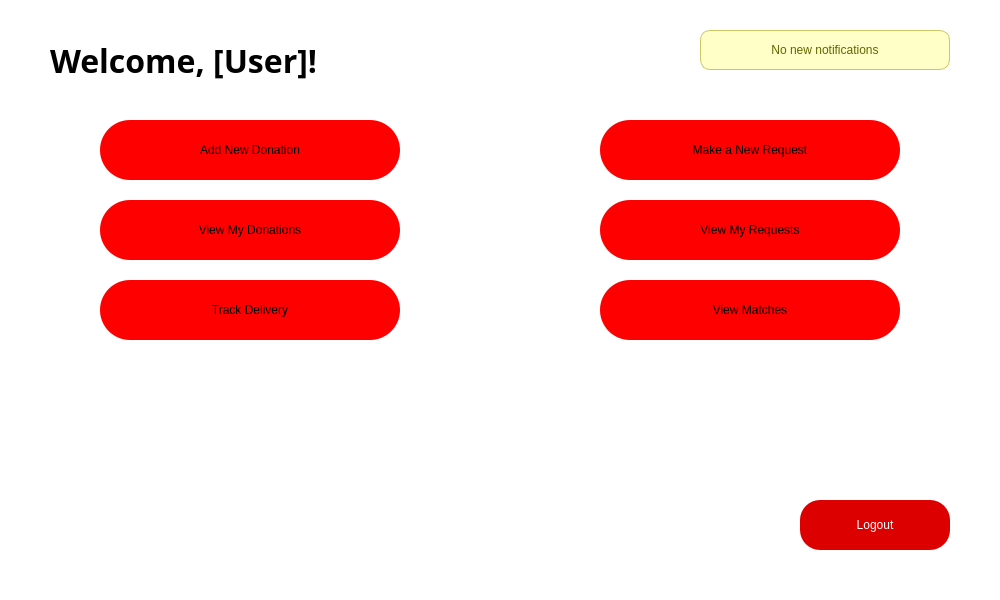
<?xml version="1.0" encoding="UTF-8"?>
<ui version="4.0">
 <class>DashboardWindow</class>
 <widget class="QDialog" name="DashboardWindow">
  <property name="geometry">
   <rect>
    <x>0</x>
    <y>0</y>
    <width>1000</width>
    <height>600</height>
   </rect>
  </property>
  <property name="windowTitle">
   <string>CharityLink Dashboard</string>
  </property>
  <property name="styleSheet">
   <string notr="true">background-color: rgb(255, 255, 255);</string>
  </property>
  <widget class="QLabel" name="welcomeLabel">
   <property name="geometry">
    <rect>
     <x>50</x>
     <y>30</y>
     <width>900</width>
     <height>60</height>
    </rect>
   </property>
   <property name="font">
    <font>
     <family>Open Sans</family>
     <pointsize>24</pointsize>
     <bold>true</bold>
    </font>
   </property>
   <property name="styleSheet">
    <string notr="true">background-color: rgb(255, 255, 255);
color: rgb(0, 0, 0);</string>
   </property>
   <property name="text">
    <string>Welcome, [User]!</string>
   </property>
  </widget>
  <widget class="QPushButton" name="addDonationButton">
   <property name="geometry">
    <rect>
     <x>100</x>
     <y>120</y>
     <width>300</width>
     <height>60</height>
    </rect>
   </property>
   <property name="cursor">
    <cursorShape>PointingHandCursor</cursorShape>
   </property>
   <property name="styleSheet">
    <string notr="true">border-radius: 30px;
font: 700 18pt "Open Sans";
background-color: red;
color: rgb(0, 0, 0);</string>
   </property>
   <property name="text">
    <string>Add New Donation</string>
   </property>
  </widget>
  <widget class="QPushButton" name="viewDonationsButton">
   <property name="geometry">
    <rect>
     <x>100</x>
     <y>200</y>
     <width>300</width>
     <height>60</height>
    </rect>
   </property>
   <property name="cursor">
    <cursorShape>PointingHandCursor</cursorShape>
   </property>
   <property name="styleSheet">
    <string notr="true">border-radius: 30px;
font: 700 18pt "Open Sans";
background-color: red;
color: rgb(0, 0, 0);</string>
   </property>
   <property name="text">
    <string>View My Donations</string>
   </property>
  </widget>
  <widget class="QPushButton" name="trackDeliveryButton">
   <property name="geometry">
    <rect>
     <x>100</x>
     <y>280</y>
     <width>300</width>
     <height>60</height>
    </rect>
   </property>
   <property name="cursor">
    <cursorShape>PointingHandCursor</cursorShape>
   </property>
   <property name="styleSheet">
    <string notr="true">border-radius: 30px;
font: 700 18pt "Open Sans";
background-color: red;
color: rgb(0, 0, 0);</string>
   </property>
   <property name="text">
    <string>Track Delivery</string>
   </property>
  </widget>
  <widget class="QPushButton" name="makeRequestButton">
   <property name="geometry">
    <rect>
     <x>600</x>
     <y>120</y>
     <width>300</width>
     <height>60</height>
    </rect>
   </property>
   <property name="cursor">
    <cursorShape>PointingHandCursor</cursorShape>
   </property>
   <property name="styleSheet">
    <string notr="true">border-radius: 30px;
font: 700 18pt "Open Sans";
background-color: red;
color: rgb(0, 0, 0);</string>
   </property>
   <property name="text">
    <string>Make a New Request</string>
   </property>
  </widget>
  <widget class="QPushButton" name="viewRequestsButton">
   <property name="geometry">
    <rect>
     <x>600</x>
     <y>200</y>
     <width>300</width>
     <height>60</height>
    </rect>
   </property>
   <property name="cursor">
    <cursorShape>PointingHandCursor</cursorShape>
   </property>
   <property name="styleSheet">
    <string notr="true">border-radius: 30px;
font: 700 18pt "Open Sans";
background-color: red;
color: rgb(0, 0, 0);</string>
   </property>
   <property name="text">
    <string>View My Requests</string>
   </property>
  </widget>
  <widget class="QPushButton" name="viewMatchesButton">
   <property name="geometry">
    <rect>
     <x>600</x>
     <y>280</y>
     <width>300</width>
     <height>60</height>
    </rect>
   </property>
   <property name="cursor">
    <cursorShape>PointingHandCursor</cursorShape>
   </property>
   <property name="styleSheet">
    <string notr="true">border-radius: 30px;
font: 700 18pt "Open Sans";
background-color: red;
color: rgb(0, 0, 0);</string>
   </property>
   <property name="text">
    <string>View Matches</string>
   </property>
  </widget>
  <widget class="QLabel" name="notificationLabel">
   <property name="geometry">
    <rect>
     <x>700</x>
     <y>30</y>
     <width>250</width>
     <height>40</height>
    </rect>
   </property>
   <property name="styleSheet">
    <string notr="true">
     background-color: rgb(255, 255, 200);
     border: 1px solid rgb(200, 200, 100);
     border-radius: 10px;
     padding: 5px;
     font: italic 12pt "Open Sans";
     color: rgb(100, 100, 0);
    </string>
   </property>
   <property name="alignment">
    <set>Qt::AlignCenter</set>
   </property>
   <property name="text">
    <string>No new notifications</string>
   </property>
  </widget>
  <!-- NEW: Logout button in bottom right corner -->
  <widget class="QPushButton" name="logoutButton">
   <property name="geometry">
    <rect>
     <x>800</x>
     <y>500</y>
     <width>150</width>
     <height>50</height>
    </rect>
   </property>
   <property name="cursor">
    <cursorShape>PointingHandCursor</cursorShape>
   </property>
   <property name="styleSheet">
    <string notr="true">border-radius: 20px;
font: 700 14pt "Open Sans";
background-color: rgb(220, 0, 0);
color: rgb(255, 255, 255);</string>
   </property>
   <property name="text">
    <string>Logout</string>
   </property>
  </widget>
 </widget>
 <resources/>
 <connections/>
</ui>
